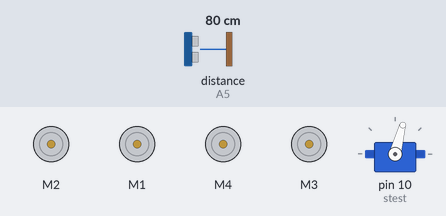
A program run on a simulated Arduino Uno, built with avr-gcc and run on an emulated ATmega328P. Parts: 4 × DC motor (green arrow = forward, orange = backward, longer = faster), servo. Wiring (inferred from the names in the program): ultrasonic range finder: trigger A0; echo A5. Inputs (shaded band) come from the test bench; at power-on: distance to the obstacle (sensor on A5) 80 cm. The echo pulse lasts 58.3 µs per cm.

Above: at 1.2 s.
1.3 s: distance to the obstacle (sensor on A5) set to 49 cm
4.3 s: distance to the obstacle (sensor on A5) set to 41 cm
At 5.5 s:
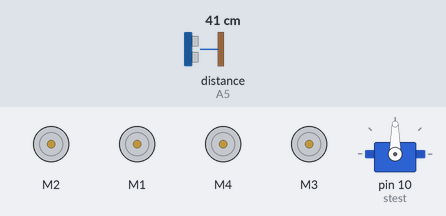
5.8 s: distance to the obstacle (sensor on A5) set to 36 cm
At 6.9 s:
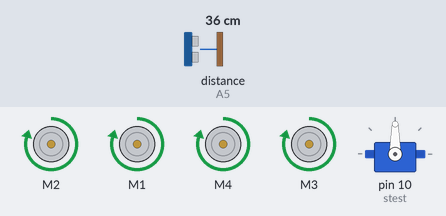
7.3 s: distance to the obstacle (sensor on A5) set to 60 cm
At 7.41 s:
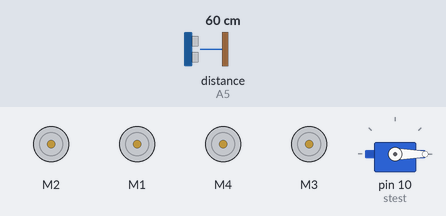
10.3 s: distance to the obstacle (sensor on A5) set to 2 cm
Timing chart, 0 to 12.8 s (numbered marks = the images above; inputs shaded):
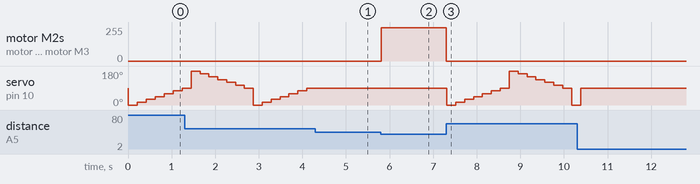

Measured:
- the behaviour switches between 46 and 45 cm on distance to the obstacle (sensor on A5) (found by bisection; images 0 and 1)
- the behaviour switches between 40 and 39 cm on distance to the obstacle (sensor on A5) (found by bisection; images 1 and 2)
- after the input at 4.3 s, servo on pin 10 (stest): stops changing and stays 90°
- after the input at 5.8 s, motor M2, motor M1, motor M4, motor M3: stopped → forward 250/255 at once
- after the input at 7.3 s, motor M2, motor M1, motor M4, motor M3: forward 250/255 → stopped at once; servo on pin 10 (stest): 90° → 0° at once, → 15° 0.20 s later, → 30° 0.20 s later, → 45° 0.20 s later, … (15 changes in this stretch)

The program:

main.cpp
```cpp
#include <Arduino.h>
#include <AFMotor.h>
#include <Servo.h>

Servo stest;
AF_DCMotor mur(1);
AF_DCMotor mbr(2);
AF_DCMotor mbl(4);
AF_DCMotor mul(3);
int servoPos=0;
int trigPin = A0;
int echoPin = A5;
int speed=0;
int first_control_forward=0;
int move_control=0;
int scan_control=0;
int angle_loop_func=0;
int Bluetooth_Override_Active=0;
int Transit_Mode_Active=0;
int Left_Angle_Count=0;
int Right_Angle_Count=0;
float cal_dis();
void move_forward();
void move_backward();
void move_left();
void move_right();
void strategic_delay(int value);
void stop();
int scan(int dis);

void setup() {
    //Serial.begin(9600);
    mbr.setSpeed(250);
    mur.setSpeed(250);
    mbl.setSpeed(250);
    mul.setSpeed(250);
    stest.attach(10);
    pinMode(trigPin,OUTPUT);
    pinMode(echoPin,INPUT);
}

void loop() {
    stest.write(90);
    if (Bluetooth_Override_Active == 0){
        if (Transit_Mode_Active == 0){
           int gotcha = scan(45);
          // Serial.println("gotcha");
          // Serial.println(gotcha);
           if(gotcha>0){
               //move left
               while(move_control==0){
                move_right();
                strategic_delay((((7-gotcha)*300)));
               }stop();
           }else if(gotcha<0){
               //move right
               while(move_control==0){
                   move_left();
                   strategic_delay(((7-((-1)*gotcha))*300));
               }stop();

           }
           move_control=0;
           scan_control=0;
           Transit_Mode_Active=1;
        }else{
            if(cal_dis()<=60 && cal_dis()>25){
                while(cal_dis() <= 40){
                       move_forward();
                }
                stop();
            }else if(cal_dis()>=0 && cal_dis()<=25){
                while(cal_dis()>=40){
                    move_backward();
                }
                stop();
            }else{
                Transit_Mode_Active=0;
            }

        }
    }//this ends autonomous code

}

float cal_dis(){
//returns distance in cm
        float duration,distance;
        digitalWrite(trigPin,LOW);
        delayMicroseconds(2);
        digitalWrite(trigPin,HIGH);
        delayMicroseconds(10);
        digitalWrite(trigPin,LOW);
        duration=pulseIn(echoPin,HIGH);
        distance=(duration/2)*0.03444;
        return distance;
}

void move_forward(){
      mbr.run(FORWARD);
      mur.run(FORWARD);
      mbl.run(FORWARD);
      mul.run(FORWARD);
      Transit_Mode_Active=0;

}

void move_backward(){
      mbr.run(BACKWARD);
      mur.run(BACKWARD);
      mbl.run(BACKWARD);
      mul.run(BACKWARD);
      Transit_Mode_Active=0;
}
void move_left(){
      mbr.run(FORWARD);
      mur.run(FORWARD);
      mbl.run(BACKWARD);
      mul.run(BACKWARD);

}
void move_right(){
      mbr.run(BACKWARD);
      mur.run(BACKWARD);
      mbl.run(FORWARD);
      mul.run(FORWARD);

}
void stop(){
      mbr.run(RELEASE);
      mur.run(RELEASE);
      mbl.run(RELEASE);
      mul.run(RELEASE);
}
int scan(int dis){
    while(scan_control==0){
      float distance;
      int angle=0;
      Left_Angle_Count=0;
      Right_Angle_Count=0;
      //0 degree is left , 180 is right , 90 is center
       stest.write(90);
       if(cal_dis()<=dis){
           return 0;
       }
    for(servoPos=0;servoPos<=90;servoPos+=15){
        distance=cal_dis();
      //  Serial.println(distance);
        if(distance<=dis){
        stest.write(servoPos);
        //angle=servoPos;
        distance=cal_dis();
        scan_control=1;
        break;
        }
        stest.write(servoPos);
        delay(200);
        //angle++; //move towards right
        Left_Angle_Count++;
    }
    if(cal_dis()<=dis){
           return 0;
    }
    if(scan_control==1){
        if (Left_Angle_Count==6){stest.write(90);}
        return Left_Angle_Count;
    }
    for(servoPos=180;servoPos>=90;servoPos-=15){
        distance=cal_dis();
      //  Serial.println(distance);
        if(distance<=dis){
        stest.write(servoPos);
        //angle=servoPos;
        distance=cal_dis();
        scan_control=1;
        break;
        }
        stest.write(servoPos);
        delay(200);
        //angle--; //moves towards left
        Right_Angle_Count--;
    }
    if(scan_control==1){
        if (Right_Angle_Count==6){stest.write(90);}
        return Right_Angle_Count;
    }
    }

}
void strategic_delay(int value){
    delay(value);
    move_control=1;
    Serial.println(move_control);
}
```
